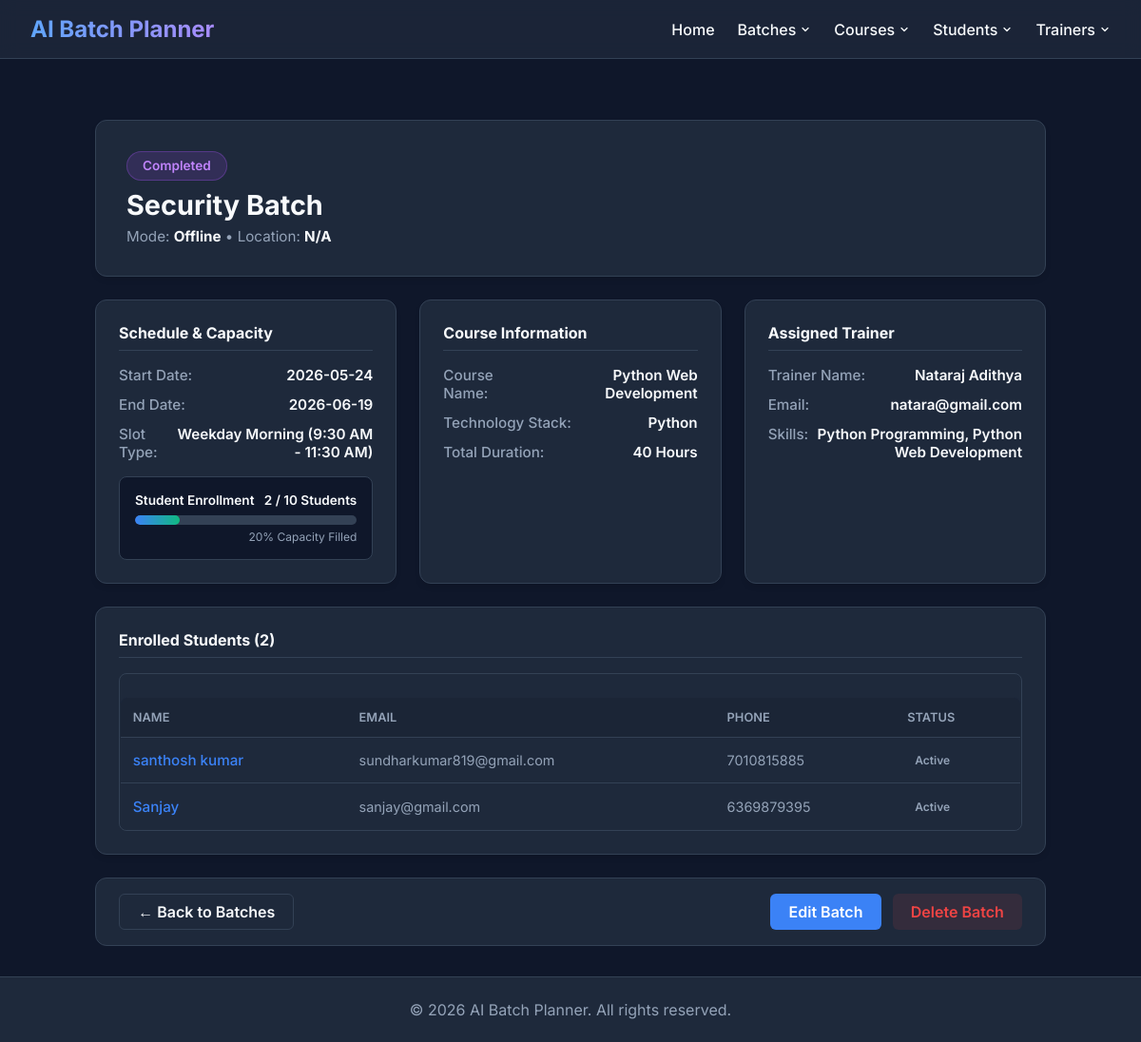
Screenshot of /batches/18 with the database file from the repository.
### tables this page shows
CREATE TABLE batch (
    batch_id INTEGER PRIMARY KEY AUTOINCREMENT,
    batch_code TEXT NOT NULL UNIQUE,
    batch_name TEXT NOT NULL,
    course_id INTEGER NOT NULL,
    trainer_id INTEGER,
    start_date TEXT NOT NULL,
    end_date TEXT NOT NULL,
    slot_type TEXT NOT NULL CHECK(slot_type IN (
        'Weekday Morning (9:30 AM - 11:30 AM)',
        'Weekday Midday (11:45 AM - 1:45 PM)',
        'Weekday Afternoon (2:45 PM - 4:45 PM)',
        'Weekday Evening (5:00 PM - 7:00 PM)',
        'Weekend Full Day (10:00 AM - 4:00 PM)',
        'Custom'
    )),
    start_time TEXT,
    end_time TEXT,
    mode TEXT NOT NULL DEFAULT 'Offline' CHECK(mode IN ('Online', 'Offline', 'Hybrid')),
    location TEXT,
    max_capacity INTEGER NOT NULL DEFAULT 30 CHECK(max_capacity > 0),
    enrolled_count INTEGER NOT NULL DEFAULT 0 CHECK(enrolled_count >= 0),
    status TEXT NOT NULL DEFAULT 'Upcoming' CHECK(status IN ('Upcoming', 'In Progress', 'Completed', 'On Hold', 'Cancelled')),
    description TEXT,
    created_at TIMESTAMP DEFAULT CURRENT_TIMESTAMP,
    updated_at TIMESTAMP DEFAULT CURRENT_TIMESTAMP,
    created_by TEXT,
    updated_by TEXT,
    FOREIGN KEY (course_id) REFERENCES Course(id) ON DELETE RESTRICT,
    FOREIGN KEY (trainer_id) REFERENCES trainer(trainer_id) ON DELETE SET NULL
);

CREATE TABLE Course (
    id INTEGER PRIMARY KEY AUTOINCREMENT,

    course_name TEXT NOT NULL UNIQUE,

    technology_stack TEXT NOT NULL,

    duration_hours INTEGER NOT NULL
        CHECK(duration_hours > 0),

    description TEXT,

    status TEXT NOT NULL DEFAULT 'Active'
        CHECK(status IN ('Active', 'Inactive')),

    created_at DATETIME NOT NULL DEFAULT CURRENT_TIMESTAMP,

    updated_at DATETIME NOT NULL DEFAULT CURRENT_TIMESTAMP,

    created_by TEXT,

    updated_by TEXT
);

CREATE TABLE trainer (
    trainer_id INTEGER PRIMARY KEY AUTOINCREMENT,

    full_name TEXT NOT NULL,

    email TEXT NOT NULL UNIQUE,

    phone TEXT NOT NULL UNIQUE,

    skills TEXT NOT NULL,

    qualifications TEXT,

    experience INTEGER NOT NULL CHECK (experience >= 0),

    status TEXT NOT NULL CHECK(status IN ('Active','Inactive')),

    created_at TIMESTAMP DEFAULT CURRENT_TIMESTAMP,

    updated_at TIMESTAMP DEFAULT CURRENT_TIMESTAMP,

    created_by TEXT,

    updated_by TEXT
, date_of_joining TEXT, previous_experience REAL DEFAULT 0.0);

CREATE TABLE student (
    student_id INTEGER PRIMARY KEY AUTOINCREMENT,
    full_name TEXT NOT NULL,
    email TEXT NOT NULL UNIQUE,
    phone TEXT NOT NULL UNIQUE,
    enrollment_date TEXT NOT NULL,
    course_id INTEGER,
    batch_id INTEGER,
    status TEXT NOT NULL DEFAULT 'Active' CHECK(status IN ('Active', 'Inactive', 'Alumni', 'Dropped')),
    created_at TIMESTAMP DEFAULT CURRENT_TIMESTAMP,
    updated_at TIMESTAMP DEFAULT CURRENT_TIMESTAMP,
    created_by TEXT,
    updated_by TEXT,
    FOREIGN KEY (course_id) REFERENCES Course(id) ON DELETE SET NULL,
    FOREIGN KEY (batch_id) REFERENCES batch(batch_id) ON DELETE SET NULL
);

### routes/batch_routes.py (the view)
@batch_bp.route("/batches/<int:batch_id>")
def view_batch_details(batch_id):
    try:
        batch = batch_service.get_batch_by_id(batch_id)
        students = student_service.get_students_by_batch(batch_id)
        return render_template("batch_details.html", batch=batch, students=students)
    except ValueError as e:
        flash(str(e), "error")
        return redirect(url_for("batch_bp.list_batches"))

### database/db.py (called while the page is built)
def get_connection():
    connection = sqlite3.connect(DATABASE_NAME)
    connection.row_factory = sqlite3.Row
    connection.execute("PRAGMA foreign_keys = ON")
    return connection

### models/batch.py (called while the page is built)
    def get_connection(self):
        conn = sqlite3.connect(DB_PATH)
        conn.row_factory = sqlite3.Row
        conn.execute("PRAGMA foreign_keys = ON")
        return conn

### models/student.py (called while the page is built)
    def get_students_by_batch(self, batch_id):
        conn = get_connection()
        try:
            conn.row_factory = sqlite3.Row
            cursor = conn.cursor()
            cursor.execute('''
                SELECT s.student_id, s.full_name, s.email, s.phone, s.enrollment_date, s.status,
                       s.course_id, c.course_name, s.batch_id, b.batch_name
                FROM student s
                LEFT JOIN Course c ON s.course_id = c.id
                LEFT JOIN batch b ON s.batch_id = b.batch_id
                WHERE s.batch_id = ?
                ORDER BY s.enrollment_date DESC
            ''', (batch_id,))
            return [dict(row) for row in cursor.fetchall()]
        finally:
            conn.close()

### services/batch_service.py (called while the page is built)
    def get_batch_by_id(self, batch_id):
        try:
            batch_id = int(batch_id)
        except (ValueError, TypeError):
            raise ValueError("Invalid Batch ID format.")
        batch = self.batch_model.get_batch_by_id(batch_id)
        if not batch:
            raise ValueError(f"Batch with ID {batch_id} not found.")
        return batch

### services/student_service.py (called while the page is built)
    def get_students_by_batch(self, batch_id):
        try:
            batch_id = int(batch_id)
        except (ValueError, TypeError):
            raise ValueError("Invalid batch ID.")
        return self.model.get_students_by_batch(batch_id)

### templates/batch_details.html (shortened to what this page needs)
{% extends 'base.html' %}
{% block content %}
<div class="details-container">
    <div class="details-header-card">
        <div class="batch-title-group">
            <div style="display: flex; align-items: center; gap: 0.75rem; margin-bottom: 0.5rem;">
                {% set status_class = 'status-' ~ batch.status.lower().replace(' ', '-') %}
                <span class="status-badge {{ status_class }}">{{ batch.status }}</span>
            </div>
            <h1>{{ batch.batch_name }}</h1>
            <div style="color: var(--text-muted); font-size: 0.95rem;">
                Mode: <strong style="color: var(--text-main);">{{ batch.mode }}</strong> &bull;
                Location: <strong style="color: var(--text-main);">{{ batch.location or 'N/A' }}</strong>
            </div>
        </div>
    </div>
    <div class="details-grid">
        <div class="info-card">
            <div class="info-card-title">Schedule & Capacity</div>
            <div class="info-row">
                <span class="info-label">Start Date:</span>
                <span class="info-value">{{ batch.start_date }}</span>
            </div>
            <div class="info-row">
                <span class="info-label">End Date:</span>
                <span class="info-value">{{ batch.end_date }}</span>
            </div>
            <div class="info-row">
                <span class="info-label">Slot Type:</span>
                <span class="info-value">{{ batch.slot_type }}</span>
            </div>
            <div class="capacity-visualizer">
                <div style="display: flex; justify-content: space-between; font-size: 0.85rem; font-weight: 600;">
                    <span>Student Enrollment</span>
                    <span>{{ batch.enrolled_count }} / {{ batch.max_capacity }} Students</span>
                </div>
                {% set pct = (batch.enrolled_count / batch.max_capacity * 100)|round|int if batch.max_capacity > 0 else 0 %}
                <div class="progress-bar-bg">
                    <div class="progress-bar-fill" style="width: {{ pct }}%;"></div>
                </div>
                <div style="text-align: right; font-size: 0.75rem; color: var(--text-muted); margin-top: 0.3rem;">
                    {{ pct }}% Capacity Filled
                </div>
            </div>
        </div>
        <div class="info-card">
            <div class="info-card-title">Course Information</div>
            <div class="info-row">
                <span class="info-label">Course Name:</span>
                <span class="info-value">{{ batch.course_name or 'Not assigned' }}</span>
            </div>
            <div class="info-row">
                <span class="info-label">Technology Stack:</span>
                <span class="info-value">{{ batch.technology_stack or 'N/A' }}</span>
            </div>
            <div class="info-row">
                <span class="info-label">Total Duration:</span>
                <span class="info-value">{{ batch.course_duration or 'N/A' }} Hours</span>
            </div>
        </div>
        <div class="info-card">
            <div class="info-card-title">Assigned Trainer</div>
            {% if batch.trainer_name %}
            <div class="info-row">
                <span class="info-label">Trainer Name:</span>
                <span class="info-value">{{ batch.trainer_name }}</span>
            </div>
            <div class="info-row">
                <span class="info-label">Email:</span>
                <span class="info-value">{{ batch.trainer_email }}</span>
            </div>
            <div class="info-row">
                <span class="info-label">Skills:</span>
                <span class="info-value">{{ batch.trainer_skills }}</span>
            </div>
            {% else %}
            <div style="color: var(--text-muted); font-size: 0.9rem; padding: 1rem 0; text-align: center;">
                No trainer currently assigned to this batch.
            </div>
            {% endif %}
        </div>
    </div>
    <div class="info-card">
        <div class="info-card-title">Enrolled Students ({{ batch.enrolled_count }})</div>
        {% if students %}
        <div style="overflow-x: auto; margin-top: 1rem; border-radius: 8px; border: 1px solid var(--border);">
            <table style="width: 100%; border-collapse: collapse; text-align: left;">
                <thead style="background: rgba(15, 23, 42, 0.4); border-bottom: 1px solid var(--border);">
                    <tr>
                        <th style="padding: 0.8rem; font-size: 0.8rem; color: var(--text-muted); text-transform: uppercase;">Name</th>
                        <th style="padding: 0.8rem; font-size: 0.8rem; color: var(--text-muted); text-transform: uppercase;">Email</th>
                        <th style="padding: 0.8rem; font-size: 0.8rem; color: var(--text-muted); text-transform: uppercase;">Phone</th>
                        <th style="padding: 0.8rem; font-size: 0.8rem; color: var(--text-muted); text-transform: uppercase;">Status</th>
                    </tr>
                </thead>
                <tbody>
                    {% for student in students %}
                    <tr style="border-bottom: 1px solid var(--border);">
                        <td style="padding: 0.8rem; font-size: 0.95rem; color: var(--text-main); font-weight: 500;">
                            <a href="{{ url_for('student_bp.edit_student', student_id=student.student_id) }}" style="color: var(--primary); text-decoration: none;">
                                {{ student.full_name }}
                            </a>
                        </td>
                        <td style="padding: 0.8rem; font-size: 0.9rem; color: var(--text-muted);">{{ student.email }}</td>
                        <td style="padding: 0.8rem; font-size: 0.9rem; color: var(--text-muted);">{{ student.phone }}</td>
                        <td style="padding: 0.8rem;">
                            <span class="status-badge {% if student.status == 'Active' %}status-active{% else %}status-inactive{% endif %}" style="padding: 0.2rem 0.5rem; font-size: 0.75rem;">
                                {{ student.status }}
                            </span>
                        </td>
                    </tr>
                    {% endfor %}
                </tbody>
            </table>
        </div>
        {% else %}
        <div style="color: var(--text-muted); font-size: 0.9rem; padding: 1.5rem 0; text-align: center;">
            No students are currently enrolled in this batch.
        </div>
        {% endif %}
    </div>
    <div class="action-toolbar">
        <a href="{{ url_for('batch_bp.list_batches') }}" class="btn btn-outline">&larr; Back to Batches</a>
        <div style="display: flex; gap: 0.75rem;">
            <a href="{{ url_for('batch_bp.edit_batch', batch_id=batch.batch_id) }}" class="btn btn-primary">Edit Batch</a>
            <form action="{{ url_for('batch_bp.delete_batch', batch_id=batch.batch_id) }}" method="POST" onsubmit="return confirm('Are you sure you want to delete this batch?');">
                <button type="submit" class="btn btn-danger">Delete Batch</button>
            </form>
        </div>
    </div>
</div>
{% endblock %}

### templates/base.html (style rules this page uses)
:root { --bg-color: #0f172a; --surface-color: #1e293b; --surface-hover: #334155; --primary: #3b82f6; --primary-hover: #2563eb; --text-main: #f8fafc; --text-muted: #94a3b8; --danger: #ef4444; --success: #10b981; --border: #334155; }
body { margin: 0; font-family: 'Inter', sans-serif; background-color: var(--bg-color); color: var(--text-main); display: flex; flex-direction: column; min-height: 100vh; }
form { display: flex; flex-direction: column; gap: 12px; max-width: 500px; }
button { padding: 10px 15px; background-color: var(--primary); color: white; border: none; border-radius: 8px; cursor: pointer; font-size: 1rem; font-weight: 600; transition: background-color 0.2s; margin-top: 10px; }
.btn { display: inline-flex !important; align-items: center !important; justify-content: center !important; box-sizing: border-box !important; vertical-align: middle !important; margin: 0 !important; }
table { width: 100%; border-collapse: collapse; margin-top: 1.5rem; background-color: var(--surface-color); border-radius: 8px; overflow: hidden; border: 1px solid var(--border); }
th, td { text-align: left; padding: 14px; border-bottom: 1px solid var(--border); }
th { background-color: rgba(30, 41, 59, 0.5); color: var(--text-main); font-weight: 600; }
td { color: var(--text-muted); }
tr:last-child td { border-bottom: none; }
a { color: var(--primary); text-decoration: none; font-weight: 500; transition: color 0.2s; }

### templates/batch_details.html (style rules this page uses)
.details-container { display: flex; flex-direction: column; gap: 1.5rem; max-width: 1000px; margin: 0 auto; }
.details-header-card { background: var(--surface-color); border: 1px solid var(--border); border-radius: 12px; padding: 2rem; display: flex; justify-content: space-between; align-items: flex-start; flex-wrap: wrap; gap: 1rem; box-shadow: 0 4px 6px -1px rgba(0, 0, 0, 0.1); }
.batch-title-group h1 { font-size: 1.8rem; font-weight: 700; margin: 0 0 0.4rem 0; }
.status-badge { padding: 0.4rem 1rem; border-radius: 9999px; font-size: 0.85rem; font-weight: 600; display: inline-block; }
.status-completed { background: rgba(168, 85, 247, 0.15); color: #c084fc; border: 1px solid rgba(168, 85, 247, 0.3); }
.details-grid { display: grid; grid-template-columns: repeat(auto-fit, minmax(300px, 1fr)); gap: 1.5rem; }
.info-card { background: var(--surface-color); border: 1px solid var(--border); border-radius: 12px; padding: 1.5rem; box-shadow: 0 4px 6px -1px rgba(0, 0, 0, 0.1); }
.info-card-title { font-size: 1rem; font-weight: 700; color: var(--text-main); margin-bottom: 1rem; padding-bottom: 0.5rem; border-bottom: 1px solid var(--border); display: flex; align-items: center; gap: 0.5rem; }
.info-row { display: flex; justify-content: space-between; margin-bottom: 0.75rem; font-size: 0.95rem; }
.info-label { color: var(--text-muted); font-weight: 500; }
.info-value { color: var(--text-main); font-weight: 600; text-align: right; }
.capacity-visualizer { margin-top: 1rem; padding: 1rem; background: var(--bg-color); border-radius: 8px; border: 1px solid var(--border); }
.progress-bar-bg { width: 100%; height: 10px; background: #334155; border-radius: 5px; overflow: hidden; margin-top: 0.5rem; }
.progress-bar-fill { height: 100%; background: linear-gradient(90deg, #3b82f6, #10b981); border-radius: 5px; }
.action-toolbar { display: flex; justify-content: space-between; align-items: center; background: var(--surface-color); border: 1px solid var(--border); border-radius: 12px; padding: 1rem 1.5rem; flex-wrap: wrap; gap: 1rem; }
.btn { padding: 0.6rem 1.2rem; border-radius: 6px; font-weight: 600; cursor: pointer; border: none; transition: all 0.2s; text-decoration: none; display: inline-flex; align-items: center; justify-content: center; font-family: inherit; box-sizing: border-box; height: 38px; }
.btn-primary { background: var(--primary); color: white; }
.btn-outline { background: transparent; border: 1px solid var(--border); color: var(--text-main); }
.btn-danger { background: rgba(239, 68, 68, 0.1); color: var(--danger); }

### rows the page displays
batch: status "Completed", batch_name "Security Batch", mode "Offline", start_date "2026-05-24", end_date "2026-06-19", slot_type "Weekday Morning (9:30 AM - 11:30 AM)", enrolled_count "2", max_capacity "10"
Course: course_name "Python Web Development", technology_stack "Python", duration_hours "40"
trainer: trainer_name "Nataraj Adithya", trainer_email "natara@gmail.com", trainer_skills "Python Programming, Python Web Development"
student: full_name "santhosh kumar", email "sundharkumar819@gmail.com", phone "7010815885", status "Active"
student: full_name "Sanjay", email "sanjay@gmail.com", phone "6369879395", status "Active"

### other values shown
{{ batch.location or 'N/A' }} "N/A"
{{ pct }} "20"
